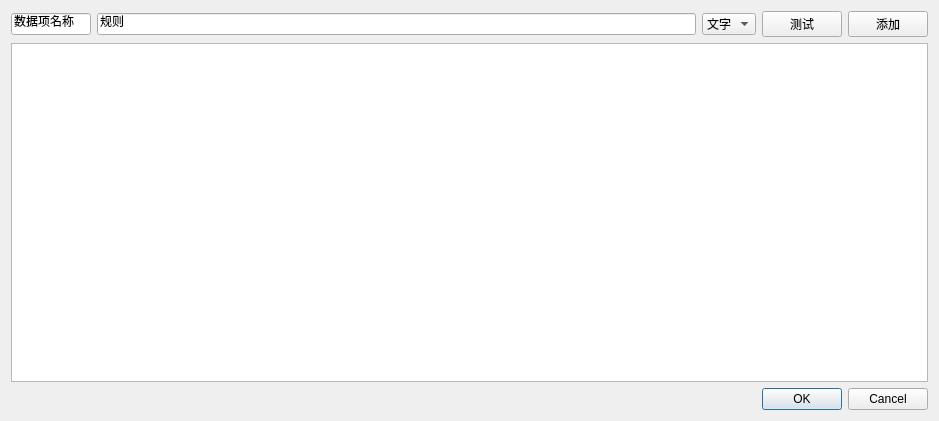
<?xml version="1.0" encoding="UTF-8"?>
<ui version="4.0">
 <class>Dialog</class>
 <widget class="QDialog" name="Dialog">
  <property name="geometry">
   <rect>
    <x>0</x>
    <y>0</y>
    <width>939</width>
    <height>421</height>
   </rect>
  </property>
  <property name="windowTitle">
   <string>Dialog</string>
  </property>
  <layout class="QGridLayout" name="gridLayout">
   <item row="0" column="0">
    <widget class="QLineEdit" name="lineEdit_3">
     <property name="minimumSize">
      <size>
       <width>60</width>
       <height>0</height>
      </size>
     </property>
     <property name="maximumSize">
      <size>
       <width>80</width>
       <height>16777215</height>
      </size>
     </property>
     <property name="text">
      <string>数据项名称</string>
     </property>
    </widget>
   </item>
   <item row="0" column="1">
    <widget class="QLineEdit" name="lineEdit_4">
     <property name="text">
      <string>规则</string>
     </property>
    </widget>
   </item>
   <item row="0" column="2">
    <widget class="QComboBox" name="comboBox">
     <item>
      <property name="text">
       <string>文字</string>
      </property>
     </item>
     <item>
      <property name="text">
       <string>连接</string>
      </property>
     </item>
     <item>
      <property name="text">
       <string>图片</string>
      </property>
     </item>
     <item>
      <property name="text">
       <string>网页</string>
      </property>
     </item>
     <item>
      <property name="text">
       <string>列表</string>
      </property>
     </item>
    </widget>
   </item>
   <item row="0" column="3">
    <widget class="QPushButton" name="pushButton_3">
     <property name="minimumSize">
      <size>
       <width>60</width>
       <height>0</height>
      </size>
     </property>
     <property name="maximumSize">
      <size>
       <width>80</width>
       <height>16777215</height>
      </size>
     </property>
     <property name="text">
      <string>测试</string>
     </property>
    </widget>
   </item>
   <item row="0" column="4">
    <widget class="QPushButton" name="pushButton_4">
     <property name="minimumSize">
      <size>
       <width>60</width>
       <height>0</height>
      </size>
     </property>
     <property name="maximumSize">
      <size>
       <width>80</width>
       <height>16777215</height>
      </size>
     </property>
     <property name="text">
      <string>添加</string>
     </property>
    </widget>
   </item>
   <item row="1" column="0" colspan="5">
    <widget class="QTableWidget" name="tableWidget">
     <property name="maximumSize">
      <size>
       <width>16777215</width>
       <height>16777215</height>
      </size>
     </property>
    </widget>
   </item>
   <item row="2" column="1" colspan="4">
    <widget class="QDialogButtonBox" name="buttonBox">
     <property name="orientation">
      <enum>Qt::Horizontal</enum>
     </property>
     <property name="standardButtons">
      <set>QDialogButtonBox::Cancel|QDialogButtonBox::Ok</set>
     </property>
    </widget>
   </item>
  </layout>
 </widget>
 <resources/>
 <connections>
  <connection>
   <sender>buttonBox</sender>
   <signal>accepted()</signal>
   <receiver>Dialog</receiver>
   <slot>accept()</slot>
   <hints>
    <hint type="sourcelabel">
     <x>248</x>
     <y>254</y>
    </hint>
    <hint type="destinationlabel">
     <x>157</x>
     <y>274</y>
    </hint>
   </hints>
  </connection>
  <connection>
   <sender>buttonBox</sender>
   <signal>rejected()</signal>
   <receiver>Dialog</receiver>
   <slot>reject()</slot>
   <hints>
    <hint type="sourcelabel">
     <x>316</x>
     <y>260</y>
    </hint>
    <hint type="destinationlabel">
     <x>286</x>
     <y>274</y>
    </hint>
   </hints>
  </connection>
 </connections>
</ui>
